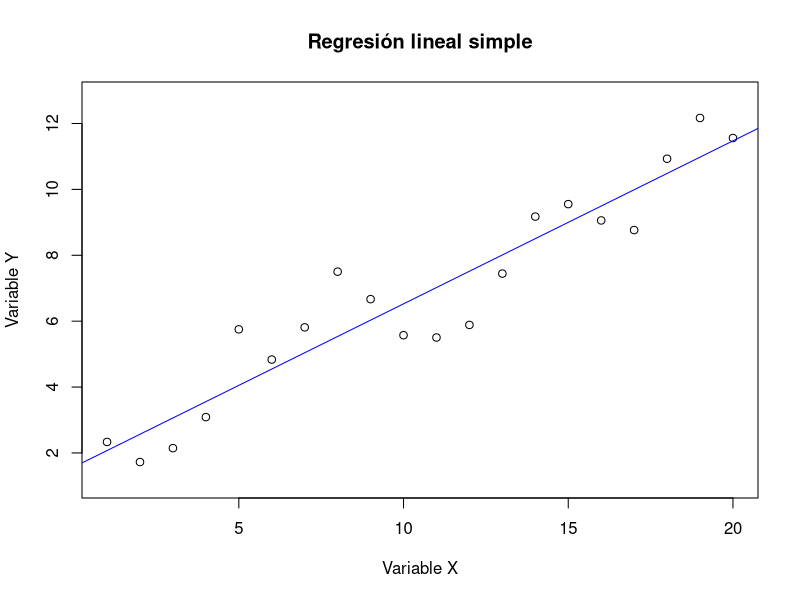

Source code (R): (Note: this script raises an error after producing the figure.)
# =============================================
# 1. APALANCAMIENTOS EN REGRESIÓN SIMPLE
# =============================================

# ---------------------------------------------
# 1.1. Generación de datos y modelo base
# ---------------------------------------------

# Fijamos semilla para reproducibilidad
set.seed(123456)

# Generamos 20 observaciones
n <- 20
x <- 1:n  # Valores de 1 a 20

# Modelo verdadero: Y = 1 + 0.5x + ε, con ε ~ N(0,1)
y <- 1 + 0.5 * x + rnorm(n)

# Ajustamos el modelo lineal
mod <- lm(y ~ x)

# Visualización básica
plot(y ~ x, xlab = "Variable X", ylab = "Variable Y",
     main = "Regresión lineal simple", asp = 1)
abline(mod, col = "blue")

# Resumen del modelo
summary(mod)

# ---------------------------------------------
# 1.2. Análisis de apalancamientos
# ---------------------------------------------

# TEORÍA:
# El apalancamiento h_ii mide cuánto influye cada observación en su propia predicción
# Fórmula: h_ii = 1/n + (x_i - x̄)^2 / (n*S_x^2)
# Valores altos indican mayor capacidad de influencia
# Criterio: h_ii > 4/n es preocupante

# Calculamos los apalancamientos
leverages <- hatvalues(mod)
print(round(leverages, 3))

# Umbral de preocupación
umbral <- 4/n
print(paste("Umbral de apalancamiento:", round(umbral, 3)))

# Identificamos observaciones con alto apalancamiento
which(leverages > umbral)
# ninguna observacion supera el umbral por tanto
# no hay ningun punto con una influencia potencial
#excesiva

# ---------------------------------------------
# 1.3. Añadir punto influyente y comparar
# ---------------------------------------------

# Añadimos un punto extremo (x=30, y desplazado)
x_ampliado <- c(x, 30)
y_ampliado <- c(y, 1 + 0.5*30 - 8)  # Desplazamos 8 unidades hacia abajo
round(hat(model.matrix(mod_b2)),3)

# Ajustamos nuevo modelo
mod_b2 <- lm(y_ampliado ~ x_ampliado)

# Calculamos apalancamientos del nuevo modelo
leverages_b2 <- hatvalues(mod_b2)
print(round(leverages_b2, 3))

# Nuevo umbral (ahora n=21)
umbral_b2 <- 4/length(x_ampliado)
print(paste("Nuevo umbral:", round(umbral_b2, 3)))

# Observación problemática
which(leverages_b2 > umbral_b2)  # La observación 21
# vemos que el nuevo punto si tiene mucha influencia

# =============================================
# 2. DIAGNOSIS DE RESIDUOS
# =============================================

# ---------------------------------------------
# 2.1. Residuos estandarizados
# ---------------------------------------------

# TEORÍA:
# Residuos estandarizados: r_i = e_i / (σ̂√(1-h_ii))
# Corrigen la heterocedasticidad inducida por los apalancamientos
# Criterio: |r_i| > 2 sugiere observación atípica
residuals(mod_b2)
rstandard(mod_b2)
which(abs(rstandard(mod_b2)) > 2) #vemos que se declara la observacion añadida como atipica

# ---------------------------------------------
# 2.2. Residuos estudentizados
# ---------------------------------------------

# TEORÍA:
# Residuos estudentizados: t_i = e_i / (σ̂_(i)√(1-h_ii))
# Donde σ̂_(i) se calcula excluyendo la i-ésima observación
# Son más sensibles para detectar valores atípicos
rstudent(mod_b2)
which(abs(rstudent(mod_b2))>2) #mismo resultado

# ---------------------------------------------
# 2.3. Test de normalidad
# ---------------------------------------------

# TEORÍA:
# El test de Shapiro-Wilk contrasta la normalidad de los residuos
# p-valor < 0.05 sugiere no normalidad

shapiro.test(rstandard(mod_b2))

# Interpretación:
# p-value = 0.01425 < 0.05 ⇒ Rechazamos normalidad
# Esto puede deberse a la presencia de valores atípicos

# ---------------------------------------------
# 2.4. Distancia de Cook
# ---------------------------------------------

# TEORÍA:
# Distancia de Cook mide el cambio en las predicciones al eliminar cada punto
# Fórmula: D_i = (1/p) * r_i^2 * (h_ii/(1-h_ii))
# Criterio: D_i > 0.5 o D_i > 1 indica influencia preocupante
cooks.distance(mod_b2)
# Identificamos puntos influyentes
which(cooks.distance(mod_b2) > 0.5)  # Solo la observación 21

